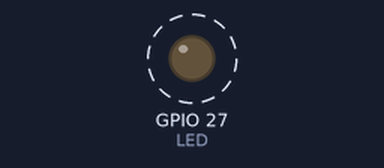
Simulated run of this sketch. Board: ESP32-C6. Shown: output pins drawn as LEDs (lit = HIGH). Dashed ring = blinking. WiFi joins after 1.5 s; servers stay silent unless stated; a WiFi scan finds three made-up networks; what the sketch prints to the serial monitor is not drawn.

Above: at 1.95 s.
Timing chart, 0 to 4.5 s (numbered marks = the images above):
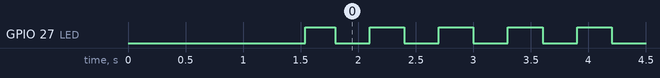

The sketch:

ESP32-C5-blink.ino
```cpp
// reference: https://wiki.seeedstudio.com/xiao_esp32c5_getting_started/

#define LED 27 // onboard LED pin for Xiao ESP32-C5
#include <HTTPClient.h>
#include <WiFiClientSecure.h>
#include <WiFi.h>

WiFiClientSecure client;
HTTPClient http;

long ledTime = 0;
bool ledStatus = false;
long scanTime = 0;
bool scanPending = false;

void readChipTemperature() {
  // https://docs.espressif.com/projects/arduino-esp32/en/latest/api/temp_sensor.html
  // temperatureRead() is built into arduino-esp32 core >= 2.x, no include needed
  // Returns die temperature in Celsius — expect ~5–10°C above ambient at idle
  float tempC = temperatureRead();
  float tempF = (tempC * 9.0 / 5.0) + 32.0;

  Serial.printf("\n--- Chip Temperature ---\n");
  Serial.printf("  %.1f °C  /  %.1f °F\n", tempC, tempF);

  // 53.33°C (raw value 128) is the sentinel for "sensor not available"
  if (tempC == 53.33f) {
    Serial.println("  [WARN] Reading may be invalid (got sentinel value 53.33)");
  }
}

void blinkLED(){
  if(millis() - ledTime > 300){
    ledTime += 300;
    if(ledStatus == false){
      ledStatus= true;
      digitalWrite(LED, HIGH);
    }else{
      ledStatus= false;
      digitalWrite(LED, LOW);
    }
  }
}
void startWiFiScan() {
  // https://docs.espressif.com/projects/arduino-esp32/en/latest/api/wifi.html#scannetworks
  // passing true as first argument makes the scan asynchronous
  WiFi.scanNetworks(true);
  scanPending = true;
  Serial.println("\n--- 5 GHz scan started (async) ---");
}

void checkWiFiScan() {
  // https://docs.espressif.com/projects/arduino-esp32/en/latest/api/wifi.html#scancomplete
  // returns WIFI_SCAN_RUNNING (-1) while busy, WIFI_SCAN_FAILED (-2) on error, or number of found networks
  int found = WiFi.scanComplete();

  if (found == WIFI_SCAN_RUNNING) return;  // still scanning, come back later

  scanPending = false;

  if (found == WIFI_SCAN_FAILED || found == 0) {
    Serial.println("No networks found.");
  } else {
    int count5G = 0;
    for (int i = 0; i < found; i++) {
      if (WiFi.channel(i) >= 36) {
        count5G++;
        Serial.printf("  [%d] SSID: %-30s | RSSI: %d dBm | Ch: %d\n",
          count5G,
          WiFi.SSID(i).c_str(),
          WiFi.RSSI(i),
          WiFi.channel(i));
      }
    }
    if (count5G == 0) Serial.println("No 5 GHz networks found.");
    else Serial.printf("  %d 5 GHz network(s) found.\n", count5G);
  }

  WiFi.scanDelete();
}

void setup() {
  // put your setup code here, to run once:
  pinMode(LED, OUTPUT);
  // http.begin() sets the target URL

  Serial.begin(115200);

  WiFi.mode(WIFI_STA);
  WiFi.begin("Your5Gssid", "YourPassword");

  Serial.print("Connecting to WiFi");
  unsigned long wifiStart = millis();
  while (WiFi.status() != WL_CONNECTED) {
    if (millis() - wifiStart > 15000) {
      Serial.println("\n[ERROR] WiFi timeout. Check SSID/password.");
      return;
    }

  }
  Serial.printf("\n[OK] Connected — IP: %s | RSSI: %d dBm\n",
  WiFi.localIP().toString().c_str(), WiFi.RSSI());
}

void loop() {
  blinkLED();

  if (!scanPending && millis() - scanTime > 20000) {
    readChipTemperature(); // read internal temperature sensor
    scanTime = millis();
    startWiFiScan();

  }

  if (scanPending) {
    checkWiFiScan();
  }
}
```

Measured:
- by itself, GPIO 27 (LED): alternates HIGH for 0.30 s and LOW for 0.30 s
